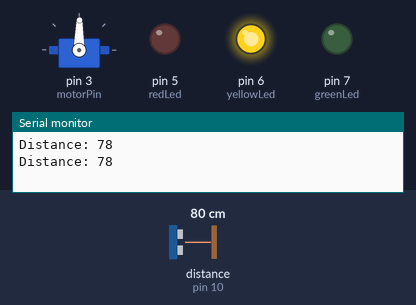
This sketch was run on a simulated Arduino Uno, built with avr-gcc and run on an emulated ATmega328P. Shown: servo, output pins drawn as LEDs (lit = HIGH), the last lines printed to the serial monitor. Wiring (inferred from the names in the program): ultrasonic range finder: trigger pin 9; echo pin 10. Inputs (shaded band) come from the test bench; at power-on: distance to the obstacle (sensor on pin 10) 80 cm. The echo pulse lasts 58.3 µs per cm; pins used as bus, display or sensor lines are not drawn.

Above: at 24.7 s.
24.8 s: distance to the obstacle (sensor on pin 10) set to 105 cm
At 26.53 s:
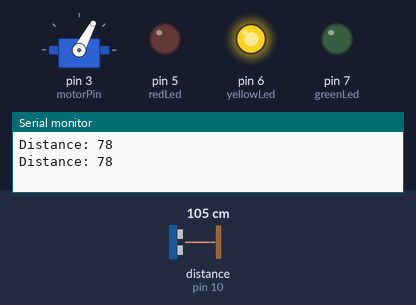
At 27.8 s:
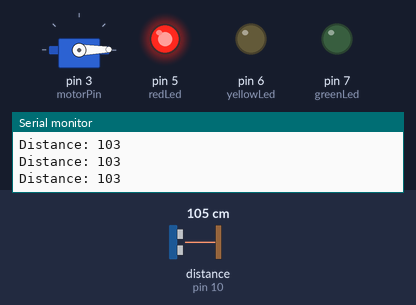
35.0 s: distance to the obstacle (sensor on pin 10) set to 99 cm
At 38.1 s:
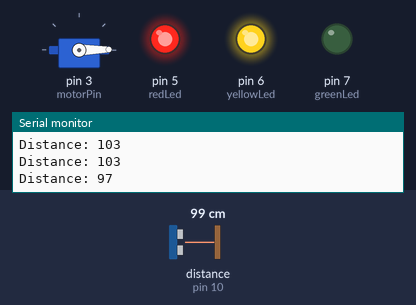
Timing chart, 0 to 51.2 s (numbered marks = the images above; inputs shaded):
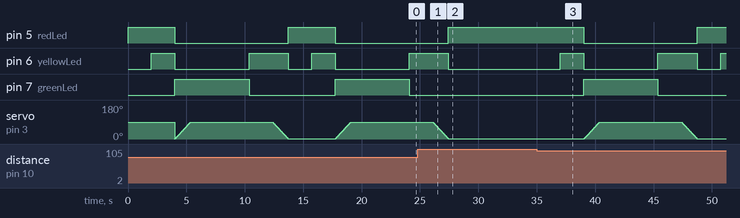

The sketch:

aufgabe1_2.ino
```cpp
#include <Servo.h>

// servo vars
Servo myservo;
int pos = 0; // variable to store the servo position
int motorPin = 3;

int redLed = 5;
int yellowLed = 6;
int greenLed = 7;

// sensor vars
long duration;
int distance;
const int trigPin = 9;
const int echoPin = 10;

void setup() {
  pinMode(trigPin, OUTPUT);
  pinMode(echoPin, INPUT);
  pinMode(motorPin, OUTPUT);
  pinMode(redLed, OUTPUT);
  pinMode(yellowLed, OUTPUT);
  pinMode(greenLed, OUTPUT);

  myservo.attach(motorPin);
  Serial.begin(9600);

}
void loop() {

  digitalWrite(redLed, HIGH);

  if ( getDistance() <= 100) {
    doAmpel();
  }

}

void doAmpel() {
  delay(2000);
  digitalWrite(yellowLed, HIGH);
  delay(2000);

  digitalWrite(greenLed, HIGH);

  digitalWrite(redLed, LOW);
  digitalWrite(yellowLed, LOW);
  doSchrankeAuf();
  delay(5000);

  digitalWrite(greenLed, LOW);
  digitalWrite(yellowLed, HIGH);
  delay(2000);
  doSchrankeZu();
  digitalWrite(yellowLed, LOW);
  digitalWrite(redLed, HIGH);
}

int getDistance() {
  digitalWrite(trigPin, LOW);
  delayMicroseconds(2);

  digitalWrite(trigPin, HIGH);
  delayMicroseconds(10);
  digitalWrite(trigPin, LOW);
  duration = pulseIn(echoPin, HIGH);

  distance = duration * 0.034 / 2;

  Serial.print("Distance: ");
  Serial.println(distance);

  return distance;
}

void doSchrankeAuf() {


  for (pos = 0; pos < 90; pos += 1)
  {
    myservo.write(pos); // tell servo to go to position in variable 'pos'
    delay(15); // waits 15ms for the servo to reach the position
  }


}

void doSchrankeZu() {

  for (pos = 90; pos >= 1; pos -= 1) // goes from 180 degrees to 0 degrees
  {
    myservo.write(pos); // tell servo to go to position in variable 'pos'
    delay(15); // waits 15ms for the servo to reach the position
  }

}
```

Measured:
- the behaviour switches between 103 and 102 cm on distance to the obstacle (sensor on pin 10) (found by bisection; images 2 and 3)
- after the input at 24.8 s, pin 5 (redLed): goes on until 27.4 s, then stays HIGH; pin 6 (yellowLed): goes on until 27.4 s, then stays LOW; pin 7 (greenLed): stays LOW (without the input it goes to HIGH after 6.6 s)
- after the input at 35.0 s, pin 5 (redLed): HIGH → LOW after 4.0 s, → HIGH 9.7 s later; pin 6 (yellowLed): goes HIGH 2.0 s, LOW 6.4 s, HIGH 3.4 s, LOW 2.0 s, then HIGH, starting after 2.0 s; pin 7 (greenLed): LOW → HIGH after 4.0 s, → LOW 6.4 s later
- by itself, pin 5 (redLed): alternates HIGH for 4.0 s and LOW for 9.7 s
- by itself, pin 7 (greenLed): alternates HIGH for 6.4 s and LOW for 7.4 s
